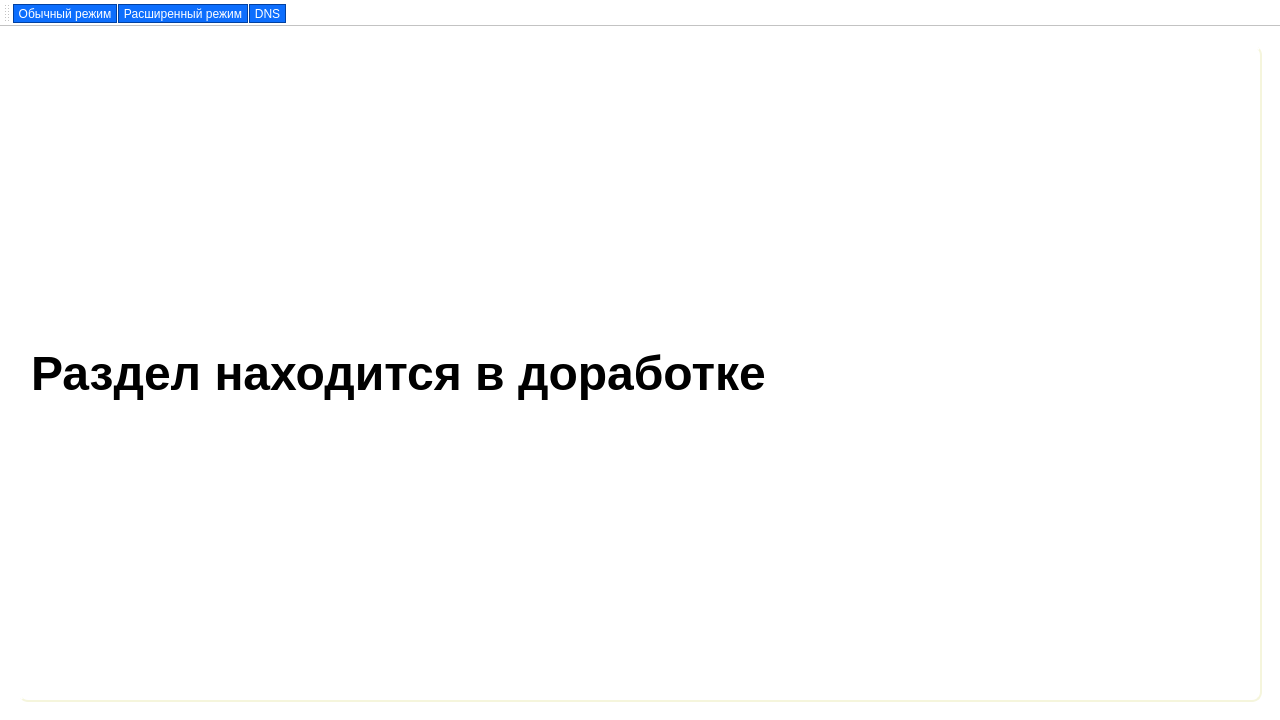
<?xml version="1.0" encoding="UTF-8"?>
<ui version="4.0">
 <class>MainWindow</class>
 <widget class="QMainWindow" name="MainWindow">
  <property name="geometry">
   <rect>
    <x>0</x>
    <y>0</y>
    <width>1280</width>
    <height>720</height>
   </rect>
  </property>
  <property name="minimumSize">
   <size>
    <width>1280</width>
    <height>720</height>
   </size>
  </property>
  <property name="windowTitle">
   <string>MainWindow</string>
  </property>
  <property name="styleSheet">
   <string notr="true">QWidget {
  background-color: #fff;
}
QLabel {
  color: #464d55;
  font-weight: 600;
  qproperty-alignment: AlignCenter;
}
QLabel#heading {
  color: #0f1925;
  font-size: 18px;
  margin-bottom: 10px;
}

QLabel#subheading {
  color: #0f1925;
  font-size: 12px;
  font-weight: normal;
  margin-bottom: 10px;
}
QLineEdit {
  border-radius: 8px;
  border: 1px solid #e0e4e7;
  padding: 5px 15px;
}

QLineEdit:focus {
  border: 1px solid #d0e3ff;
}

QLineEdit::placeholder {
  color: #767e89;
}
QPushButton {
  background-color: #0d6efd;
  color: #fff;
  font-weight: 600;
  border-radius: 8px;
  border: 1px solid #0d6efd;
  padding: 5px 15px;
  margin-top: 10px;
  outline: 0px;
}
QPushButton:hover {
  background-color: #0b5ed7;
  border: 3px solid #9ac3fe;
}
QPushButton:pressed {
  background-color: #052F6B;
}
QPushButton:disabled {
  background-color: #808080;
}
body{
   background-color: #eeeeee;
   padding: 0;
   margin: 0;
   height: 100vh;
   width: 100vw;
   display: flex;
   align-items: center;
   justify-content: center;
}
QToolButton
{
    background-color: #0d6efd;
	color:#fff;
	border: 1px solid #0241a1;
}</string>
  </property>
  <widget class="QWidget" name="centralwidget">
   <layout class="QVBoxLayout" name="verticalLayout_2" stretch="0">
    <item>
     <widget class="QStackedWidget" name="stackedWidget">
      <property name="sizePolicy">
       <sizepolicy hsizetype="Preferred" vsizetype="Preferred">
        <horstretch>0</horstretch>
        <verstretch>0</verstretch>
       </sizepolicy>
      </property>
      <property name="currentIndex">
       <number>2</number>
      </property>
      <widget class="QWidget" name="page">
       <property name="enabled">
        <bool>true</bool>
       </property>
       <property name="sizePolicy">
        <sizepolicy hsizetype="Preferred" vsizetype="Preferred">
         <horstretch>0</horstretch>
         <verstretch>0</verstretch>
        </sizepolicy>
       </property>
       <layout class="QVBoxLayout" name="verticalLayout_5" stretch="1,1">
        <property name="leftMargin">
         <number>0</number>
        </property>
        <property name="topMargin">
         <number>0</number>
        </property>
        <property name="rightMargin">
         <number>0</number>
        </property>
        <property name="bottomMargin">
         <number>0</number>
        </property>
        <item>
         <widget class="QWidget" name="verticalWidget" native="true">
          <layout class="QVBoxLayout" name="verx" stretch="4,4,3,1">
           <item>
            <spacer name="verticalSpacer">
             <property name="orientation">
              <enum>Qt::Orientation::Vertical</enum>
             </property>
             <property name="sizeHint" stdset="0">
              <size>
               <width>20</width>
               <height>40</height>
              </size>
             </property>
            </spacer>
           </item>
           <item>
            <widget class="QWidget" name="verticalWidget_2" native="true">
             <layout class="QHBoxLayout" name="NameLayout" stretch="4,9,4">
              <item>
               <spacer name="horizontalSpacer_2">
                <property name="orientation">
                 <enum>Qt::Orientation::Horizontal</enum>
                </property>
                <property name="sizeHint" stdset="0">
                 <size>
                  <width>40</width>
                  <height>20</height>
                 </size>
                </property>
               </spacer>
              </item>
              <item>
               <widget class="QLabel" name="label">
                <property name="minimumSize">
                 <size>
                  <width>1</width>
                  <height>1</height>
                 </size>
                </property>
                <property name="text">
                 <string/>
                </property>
                <property name="pixmap">
                 <pixmap resource="../../../../games/webapp/test.qrc">:/newPrefix/плашка с названием.png</pixmap>
                </property>
                <property name="scaledContents">
                 <bool>true</bool>
                </property>
                <property name="alignment">
                 <set>Qt::AlignmentFlag::AlignCenter</set>
                </property>
               </widget>
              </item>
              <item>
               <spacer name="horizontalSpacer">
                <property name="orientation">
                 <enum>Qt::Orientation::Horizontal</enum>
                </property>
                <property name="sizeHint" stdset="0">
                 <size>
                  <width>40</width>
                  <height>20</height>
                 </size>
                </property>
               </spacer>
              </item>
             </layout>
            </widget>
           </item>
           <item>
            <widget class="QTextEdit" name="textEdit"/>
           </item>
           <item>
            <widget class="QPushButton" name="pushButton">
             <property name="text">
              <string>Проверить Ссылку</string>
             </property>
            </widget>
           </item>
          </layout>
         </widget>
        </item>
        <item>
         <widget class="QWidget" name="widget_2" native="true">
          <property name="styleSheet">
           <string notr="true">QLabel {
    background-color: #0d6efd;
	color:#fff;
    border-style: outset;
    border-width: 2px;
    border-radius: 10px;
    border-color: beige;
    font: bold 20px;
    min-width: 10em;
    padding: 6px;
}</string>
          </property>
          <layout class="QHBoxLayout" name="horizontalLayout">
           <item>
            <widget class="QWidget" name="widget" native="true">
             <layout class="QVBoxLayout" name="verticalLayout">
              <item>
               <widget class="QLabel" name="label_4">
                <property name="text">
                 <string>&lt;html&gt;&lt;head/&gt;&lt;body&gt;&lt;p&gt;&lt;span style=&quot; font-size:16pt;&quot;&gt;Безопасность ссылки(анализ):&lt;/span&gt;&lt;/p&gt;&lt;/body&gt;&lt;/html&gt;</string>
                </property>
                <property name="wordWrap">
                 <bool>true</bool>
                </property>
               </widget>
              </item>
              <item>
               <widget class="QLabel" name="label_2">
                <property name="text">
                 <string>&lt;html&gt;&lt;head/&gt;&lt;body&gt;&lt;p&gt;&lt;span style=&quot; font-size:16pt;&quot;&gt;Безопасность ссылки(голоса пользователей):&lt;/span&gt;&lt;/p&gt;&lt;/body&gt;&lt;/html&gt;</string>
                </property>
                <property name="wordWrap">
                 <bool>true</bool>
                </property>
               </widget>
              </item>
             </layout>
            </widget>
           </item>
           <item>
            <widget class="QWidget" name="widget_3" native="true">
             <layout class="QVBoxLayout" name="verticalLayout_3">
              <item>
               <widget class="QLabel" name="label_5">
                <property name="text">
                 <string>&lt;html&gt;&lt;head/&gt;&lt;body&gt;&lt;p&gt;&lt;span style=&quot; font-size:16pt;&quot;&gt;Количество проверок:&lt;/span&gt;&lt;/p&gt;&lt;/body&gt;&lt;/html&gt;</string>
                </property>
                <property name="wordWrap">
                 <bool>true</bool>
                </property>
               </widget>
              </item>
              <item>
               <widget class="QLabel" name="label_7">
                <property name="text">
                 <string>&lt;html&gt;&lt;head/&gt;&lt;body&gt;&lt;p&gt;&lt;span style=&quot; font-size:16pt;&quot;&gt;Первая проверка:&lt;/span&gt;&lt;/p&gt;&lt;/body&gt;&lt;/html&gt;</string>
                </property>
                <property name="wordWrap">
                 <bool>true</bool>
                </property>
               </widget>
              </item>
             </layout>
            </widget>
           </item>
          </layout>
         </widget>
        </item>
       </layout>
      </widget>
      <widget class="QWidget" name="page_2">
       <layout class="QVBoxLayout" name="verticalLayout_9" stretch="1,1">
        <property name="leftMargin">
         <number>0</number>
        </property>
        <property name="topMargin">
         <number>0</number>
        </property>
        <property name="rightMargin">
         <number>0</number>
        </property>
        <property name="bottomMargin">
         <number>0</number>
        </property>
        <item>
         <widget class="QWidget" name="verticalWidget_3" native="true">
          <layout class="QVBoxLayout" name="verx_2" stretch="4,4,3,1">
           <item>
            <spacer name="verticalSpacer_2">
             <property name="orientation">
              <enum>Qt::Orientation::Vertical</enum>
             </property>
             <property name="sizeHint" stdset="0">
              <size>
               <width>20</width>
               <height>40</height>
              </size>
             </property>
            </spacer>
           </item>
           <item>
            <widget class="QWidget" name="verticalWidget_4" native="true">
             <layout class="QHBoxLayout" name="NameLayout_2" stretch="4,9,4">
              <item>
               <spacer name="horizontalSpacer_3">
                <property name="orientation">
                 <enum>Qt::Orientation::Horizontal</enum>
                </property>
                <property name="sizeHint" stdset="0">
                 <size>
                  <width>40</width>
                  <height>20</height>
                 </size>
                </property>
               </spacer>
              </item>
              <item>
               <widget class="QLabel" name="label_11">
                <property name="minimumSize">
                 <size>
                  <width>1</width>
                  <height>1</height>
                 </size>
                </property>
                <property name="text">
                 <string/>
                </property>
                <property name="pixmap">
                 <pixmap resource="../../../../games/webapp/test.qrc">:/newPrefix/плашка с названием.png</pixmap>
                </property>
                <property name="scaledContents">
                 <bool>true</bool>
                </property>
                <property name="alignment">
                 <set>Qt::AlignmentFlag::AlignCenter</set>
                </property>
               </widget>
              </item>
              <item>
               <spacer name="horizontalSpacer_4">
                <property name="orientation">
                 <enum>Qt::Orientation::Horizontal</enum>
                </property>
                <property name="sizeHint" stdset="0">
                 <size>
                  <width>40</width>
                  <height>20</height>
                 </size>
                </property>
               </spacer>
              </item>
             </layout>
            </widget>
           </item>
           <item>
            <widget class="QTextEdit" name="textEdit_2"/>
           </item>
           <item>
            <widget class="QPushButton" name="pushButton_2">
             <property name="text">
              <string>Проверить Ссылку</string>
             </property>
            </widget>
           </item>
          </layout>
         </widget>
        </item>
        <item>
         <widget class="QWidget" name="widget_5" native="true">
          <property name="styleSheet">
           <string notr="true">QLabel {
    background-color: #0d6efd;
	color:#fff;
    border-style: outset;
    border-width: 2px;
    border-radius: 10px;
    border-color: beige;
    font: bold 16px;
    min-width: 10em;
    padding: 6px;
}</string>
          </property>
          <layout class="QHBoxLayout" name="horizontalLayout_2">
           <item>
            <widget class="QWidget" name="widget_6" native="true">
             <layout class="QVBoxLayout" name="verticalLayout_6" stretch="3,2">
              <item>
               <widget class="QLabel" name="label_12">
                <property name="text">
                 <string>&lt;html&gt;&lt;head/&gt;&lt;body&gt;&lt;p&gt;&lt;span style=&quot; font-size:12pt;&quot;&gt;Результаты анализов:&lt;/span&gt;&lt;/p&gt;&lt;p&gt;&lt;span style=&quot; font-size:12pt;&quot;&gt;Безопасно:&lt;/span&gt;&lt;/p&gt;&lt;p&gt;&lt;span style=&quot; font-size:12pt;&quot;&gt;Незивестно:&lt;/span&gt;&lt;/p&gt;&lt;p&gt;&lt;span style=&quot; font-size:12pt;&quot;&gt;Подозрительно:&lt;/span&gt;&lt;/p&gt;&lt;p&gt;&lt;span style=&quot; font-size:12pt;&quot;&gt;Опасно:&lt;/span&gt;&lt;/p&gt;&lt;/body&gt;&lt;/html&gt;</string>
                </property>
               </widget>
              </item>
              <item>
               <widget class="QLabel" name="label_14">
                <property name="text">
                 <string>&lt;html&gt;&lt;head/&gt;&lt;body&gt;&lt;p&gt;Голоса пользователей:&lt;/p&gt;&lt;p&gt;Безопасно:&lt;/p&gt;&lt;p&gt;Опасно:&lt;/p&gt;&lt;/body&gt;&lt;/html&gt;</string>
                </property>
               </widget>
              </item>
             </layout>
            </widget>
           </item>
           <item>
            <widget class="QWidget" name="widget_7" native="true">
             <layout class="QVBoxLayout" name="verticalLayout_7">
              <item>
               <widget class="QLabel" name="label_15">
                <property name="text">
                 <string>&lt;html&gt;&lt;head/&gt;&lt;body&gt;&lt;p&gt;&lt;span style=&quot; font-size:12pt;&quot;&gt;Дата первой проверки:&lt;/span&gt;&lt;/p&gt;&lt;/body&gt;&lt;/html&gt;</string>
                </property>
               </widget>
              </item>
              <item>
               <widget class="QLabel" name="label_16">
                <property name="text">
                 <string>&lt;html&gt;&lt;head/&gt;&lt;body&gt;&lt;p&gt;&lt;span style=&quot; font-size:12pt;&quot;&gt;Дата последней проверки:&lt;/span&gt;&lt;/p&gt;&lt;/body&gt;&lt;/html&gt;</string>
                </property>
               </widget>
              </item>
              <item>
               <widget class="QLabel" name="label_17">
                <property name="text">
                 <string>&lt;html&gt;&lt;head/&gt;&lt;body&gt;&lt;p&gt;&lt;span style=&quot; font-size:12pt;&quot;&gt;Количество проверок:&lt;/span&gt;&lt;/p&gt;&lt;/body&gt;&lt;/html&gt;</string>
                </property>
               </widget>
              </item>
              <item>
               <widget class="QLabel" name="label_3">
                <property name="text">
                 <string>&lt;html&gt;&lt;head/&gt;&lt;body&gt;&lt;p&gt;&lt;span style=&quot; font-size:12pt;&quot;&gt;Куда ведёт ссылка:&lt;/span&gt;&lt;/p&gt;&lt;/body&gt;&lt;/html&gt;</string>
                </property>
               </widget>
              </item>
             </layout>
            </widget>
           </item>
          </layout>
         </widget>
        </item>
       </layout>
      </widget>
      <widget class="QWidget" name="page_3">
       <property name="styleSheet">
        <string notr="true"/>
       </property>
       <layout class="QVBoxLayout" name="verticalLayout_4" stretch="0">
        <property name="leftMargin">
         <number>0</number>
        </property>
        <property name="topMargin">
         <number>0</number>
        </property>
        <property name="rightMargin">
         <number>0</number>
        </property>
        <property name="bottomMargin">
         <number>0</number>
        </property>
        <item>
         <widget class="QWidget" name="verticalWidget" native="true">
          <property name="styleSheet">
           <string notr="true">QLabel {
	color:black;
    border-style: outset;
    border-width: 2px;
    border-radius: 10px;
    border-color: beige;
    font: bold 20px;
    min-width: 10em;
    padding: 6px;
}</string>
          </property>
          <layout class="QVBoxLayout" name="verticalLayout_8">
           <item>
            <widget class="QLabel" name="label_6">
             <property name="text">
              <string>&lt;html&gt;&lt;head/&gt;&lt;body&gt;&lt;p&gt;&lt;span style=&quot; font-size:36pt;&quot;&gt;Раздел находится в доработке&lt;/span&gt;&lt;/p&gt;&lt;/body&gt;&lt;/html&gt;</string>
             </property>
            </widget>
           </item>
          </layout>
         </widget>
        </item>
       </layout>
      </widget>
     </widget>
    </item>
   </layout>
  </widget>
  <widget class="QToolBar" name="toolBar">
   <property name="windowTitle">
    <string>toolBar</string>
   </property>
   <attribute name="toolBarArea">
    <enum>TopToolBarArea</enum>
   </attribute>
   <attribute name="toolBarBreak">
    <bool>false</bool>
   </attribute>
   <addaction name="Set_simple"/>
   <addaction name="Set_extended"/>
   <addaction name="set_dns"/>
  </widget>
  <action name="Set_extended">
   <property name="text">
    <string>Расширенный режим</string>
   </property>
   <property name="toolTip">
    <string>Включает расширенный режим</string>
   </property>
   <property name="menuRole">
    <enum>QAction::MenuRole::NoRole</enum>
   </property>
  </action>
  <action name="Set_simple">
   <property name="text">
    <string>Обычный режим</string>
   </property>
   <property name="toolTip">
    <string>Включает обычный режим</string>
   </property>
   <property name="menuRole">
    <enum>QAction::MenuRole::NoRole</enum>
   </property>
  </action>
  <action name="set_dns">
   <property name="text">
    <string>DNS</string>
   </property>
   <property name="toolTip">
    <string>Постоянная защита</string>
   </property>
   <property name="menuRole">
    <enum>QAction::MenuRole::NoRole</enum>
   </property>
  </action>
 </widget>
 <resources>
  <include location="../../../../games/webapp/test.qrc"/>
 </resources>
 <connections/>
</ui>
